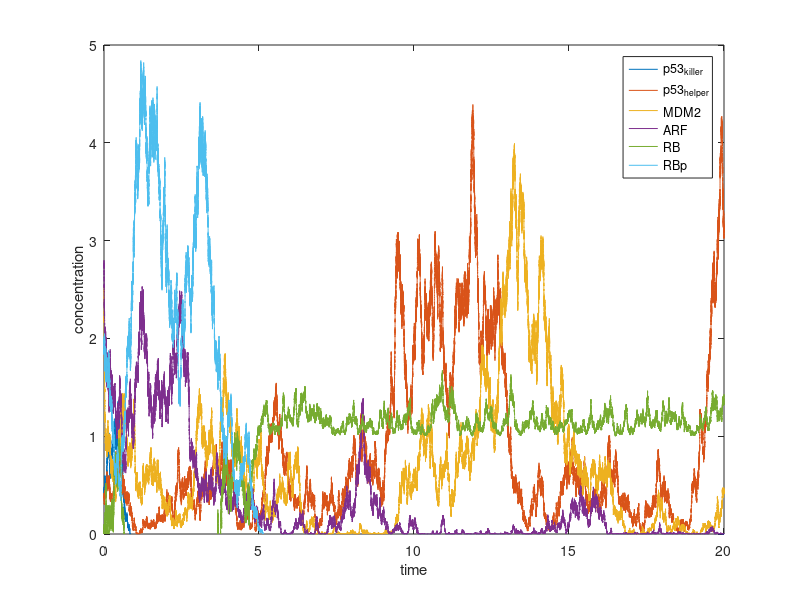

Reproduce this figure in MATLAB.


T_end = 20;
delta_t = 0.0001;
N = T_end/delta_t;
timeline = 0:delta_t:(T_end - delta_t);

MDM2_initial = 2.53;
ARF_initial = 2.79;
ARF_MDM2_initial = 1.99;
E2F1_initial = 0.9;
RBp_initial = 1.88;
RB_E2F1_initial = 0;
RB_initial = 0;

p53helper_initial = 0.39;
p53killer_initial = 0.39;
DYRK2_initial = 1;

CycE_initial = 3.83;
p21_initial = 1.32;
p21_CycE_initial = 1.25;

DYRK2 = zeros(1, N);
p53helper = zeros(1, N);
p53killer = zeros(1, N);
MDM2 = zeros(1, N);
ARF = zeros(1, N);
ARF_MDM2 = zeros(1, N);
E2F1 = zeros(1, N);
RBp = zeros(1, N);
RB_E2F1 = zeros(1, N);
RB = zeros(1, N);
CycE = zeros(1, N);
p21_CycE = zeros(1, N);
p21 = zeros(1, N);

p53killer(1) = p53killer_initial;
p53helper(1) = p53helper_initial;
MDM2(1) = MDM2_initial;
ARF(1) = ARF_initial;
ARF_MDM2(1) = ARF_initial;
E2F1(1) = E2F1_initial;
RBp(1) = RBp_initial;
RB_E2F1(1) = RB_E2F1_initial;
RB(1) = RB_initial;
DYRK2(1) = DYRK2_initial;

CycE(1) = CycE_initial;
p21_CycE(1) = p21_CycE_initial;
p21(1) = p21_initial;

kdpp53_initial = 0.5;
kdsRE_initial = 1;

kdpp53 = kdpp53_initial;
kdsRE = kdsRE_initial;


for i = 2 : N        
    DYRK2(i) = DYRK2(i - 1) + delta_t * (-0.0003 * DYRK2(i - 1)) + sqrt(DYRK2(i-1)*delta_t)*randn();
    if DYRK2(i) < 0
        DYRK2(i) = 0;
    end
    p53helper(i) = p53helper(i - 1) + delta_t * (-DYRK2(i - 1) * ...
        p53helper(i - 1) / (0.1 + p53helper(i - 1)) + 0.5 - ...
        (0.1 + MDM2(i - 1)) * p53helper(i - 1) + 0.5 * p53killer(i - 1) ...
        /(0.1 + p53killer(i - 1)))+ sqrt(p53helper(i-1)*delta_t)*randn();
    if p53helper(i) < 0
        p53helper(i) = 0;
    end
    p53killer(i) = p53killer(i - 1) + delta_t * (DYRK2(i - 1) * ...
        p53helper(i - 1) / (0.1 + p53helper(i - 1)) - 0.5 * ...
        p53killer(i - 1) / (0.1 + p53killer(i - 1)) - (0.1 + MDM2(i - 1) * ...
        p53killer(i - 1)))+ sqrt(p53killer(i-1)*delta_t)*randn();
    if p53killer(i) < 0
        p53killer(i) = 0;
    end
    MDM2(i) = MDM2(i - 1) + delta_t * (0.02 + 0.3 * (p53killer(i - 1) ...
        + p53helper(i - 1)) - 0.1 * MDM2(i - 1) - 10 * ARF(i - 1) * ...
        MDM2(i - 1) + 2.1 * ARF_MDM2(i - 1))+ sqrt(MDM2(i-1)*delta_t)*randn();
    if MDM2(i) < 0
        MDM2(i) = 0;
    end
    ARF(i) = ARF(i - 1) + delta_t * (0.01 + 0.3 * E2F1(i - 1) - 0.1 ...
        * ARF(i - 1) - 10 * ARF(i - 1) * MDM2(i - 1) + 2.1 ...
        * ARF_MDM2(i - 1))+ sqrt(ARF(i-1)*delta_t)*randn();
    if ARF(i) < 0
        ARF(i) = 0;
    end
    ARF_MDM2(i) = ARF_MDM2(i - 1) + delta_t * (10 * ARF(i - 1) * ...
        MDM2(i - 1) - 2 * ARF_MDM2(i - 1) - 0.1 * ARF_MDM2(i - 1) - ...
        0.1 * ARF_MDM2(i - 1))+ sqrt(ARF_MDM2(i-1)*delta_t)*randn();
    if ARF_MDM2(i) < 0
        ARF_MDM2(i) = 0;
    end
    E2F1(i) = E2F1(i - 1) + delta_t * (-5 * RB(i - 1) * E2F1(i - 1) + ...
        RB_E2F1(i - 1))+ sqrt(E2F1(i-1)*delta_t)*randn();
    if E2F1(i) < 0
        E2F1(i) = 0;
    end
    RBp(i) = RBp(i - 1) + delta_t * (-0.5 * RBp(i - 1) / ...
        (0.1 + RBp(i - 1)))+ sqrt(RBp(i-1)*delta_t)*randn();
    if RBp(i) < 0
        RBp(i) = 0;
    end
    CycE(i) = CycE(i - 1) + delta_t * (0.01 + 0.5 * E2F1(i - 1) - 0.12 ...
        * CycE(i - 1) - 10 * p21(i - 1) * CycE(i - 1) + 1.2 * ...
        p21_CycE(i - 1))+ sqrt(CycE(i-1)*delta_t)*randn();
    if CycE(i) < 0
        CycE(i) = 0;
    end
    p21(i) = p21(i - 1) + delta_t * (0.03 + 0.3 * p53helper(i - 1) ...
        + 0.01 * p53killer(i - 1) - 0.2 * p21(i - 1) - 10 * p21(i - 1) ...
        * CycE(i - 1) + 1.12 * p21_CycE(i - 1))+ sqrt(p21(i-1)*delta_t)*randn();
    if p21(i) < 0
        p21(i) = 0;
    end
    p21_CycE(i) = p21_CycE(i - 1) + delta_t * (10 * p21(i - 1) ...
        * CycE(i - 1) - p21_CycE(i - 1) - 0.32 * p21_CycE(i - 1))+ sqrt(p21_CycE(i-1)*delta_t)*randn();
    if p21_CycE(i) < 0
        p21_CycE(i) = 0;
    end
    RB_E2F1(i) = 1 - E2F1(i);
    RB(i) = 2 - RBp(i) - RB_E2F1(i);
    if RB(i) < 0
        RB(i) = 0;
    end
end


%% Plot
plot(timeline, p53killer, timeline, p53helper, timeline, MDM2, ...
    timeline, ARF, timeline, RB, timeline, RBp);
legend('p53_k_i_l_l_e_r','p53_h_e_l_p_e_r','MDM2','ARF', 'RB', 'RBp');
xlabel('time');
ylabel('concentration');